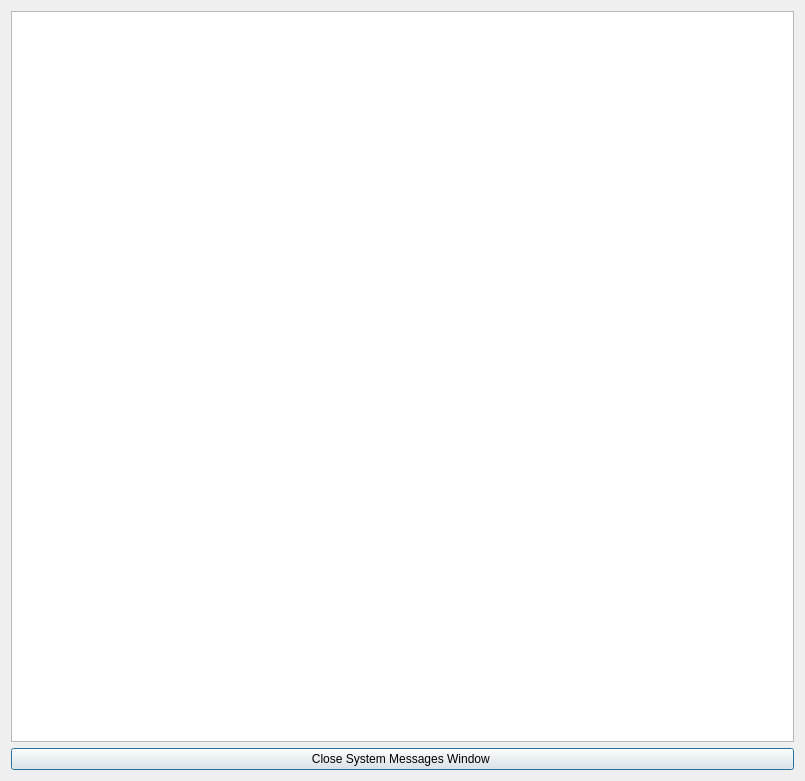
<?xml version="1.0" encoding="UTF-8"?>
<ui version="4.0">
 <class>LoggerWindow</class>
 <widget class="QDialog" name="LoggerWindow">
  <property name="windowModality">
   <enum>Qt::NonModal</enum>
  </property>
  <property name="geometry">
   <rect>
    <x>0</x>
    <y>0</y>
    <width>805</width>
    <height>781</height>
   </rect>
  </property>
  <property name="windowTitle">
   <string>System Messages Window</string>
  </property>
  <layout class="QVBoxLayout" name="verticalLayout_2">
   <item>
    <widget class="QListWidget" name="listWidget">
     <property name="font">
      <font>
       <family>Courier New</family>
       <pointsize>10</pointsize>
       <weight>75</weight>
       <bold>true</bold>
      </font>
     </property>
    </widget>
   </item>
   <item>
    <widget class="QPushButton" name="buttonClose">
     <property name="text">
      <string>Close System Messages Window </string>
     </property>
    </widget>
   </item>
  </layout>
 </widget>
 <resources/>
 <connections/>
</ui>
